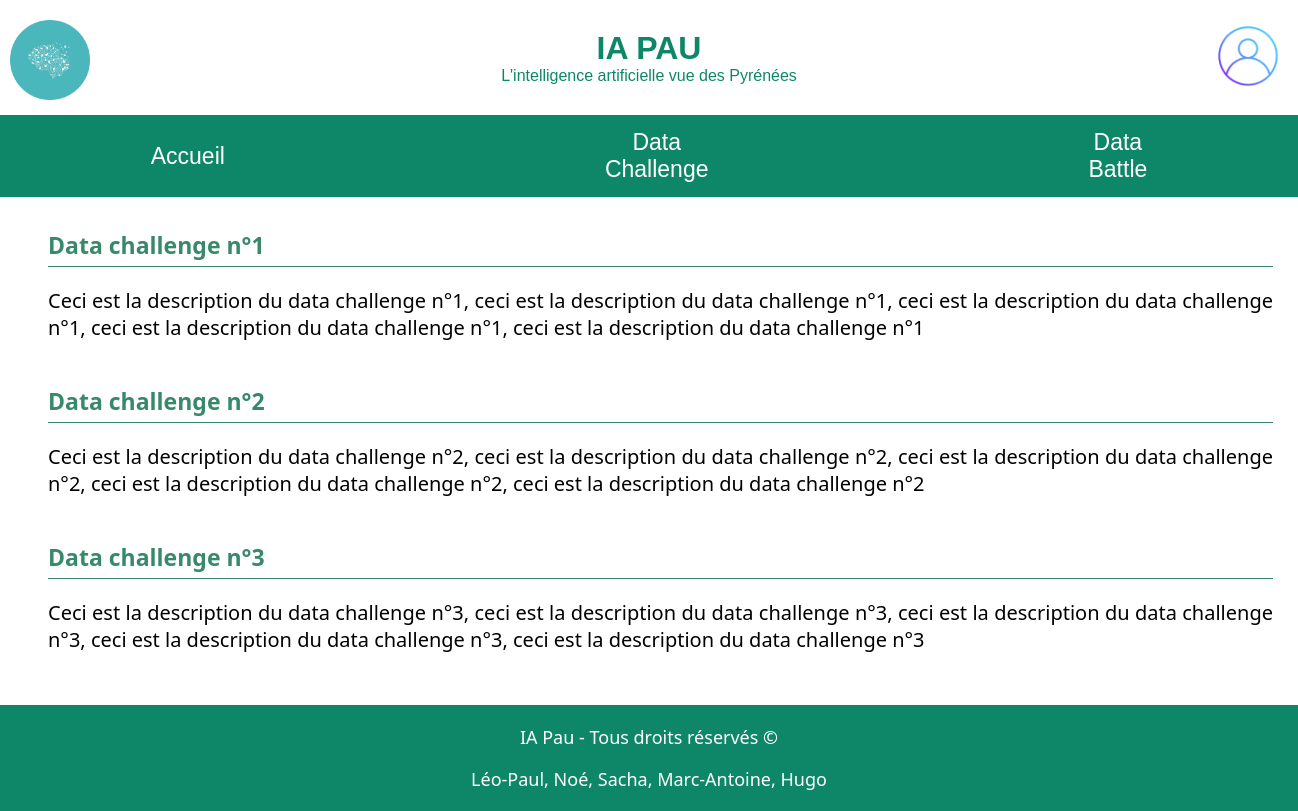
The page /php/liste-data-events.php?typeDataEvent=challenge on the database its author committed.
### tables this page shows
create table DataEvent (
    idDataEvent INTEGER primary key unique not null auto_increment, 
    typeDataEvent ENUM('DataChallenge','DataBattle'),
    dateDebut DATETIME, 
    dateFIN DATETIME,
    dateCreation DATETIME,
    descript TEXT,
    entreprise VARCHAR(100),
    titre VARCHAR(100),
    idGestionnaire INTEGER,
    foreign key fk_Gestionnaire(idGestionnaire) references Utilisateur(idUtilisateur)
);

### php/bdd.php (called while the page is built, shortened)
<?php
function getAllFromRequest($mysqlClient,$request) {
    try {
        $statement = $mysqlClient->prepare($request);
        $statement->execute();
        $tableau = $statement->fetchAll();
        return $tableau;
    }
    catch(Exception $e) {
        die('Erreur : ' . $e->getMessage());
    }
}
?>

### php/liste-data-events.php (the view, shortened to what this page needs)
<?php
    include("../php/bdd.php");
?>
<!DOCTYPE HTML>
<html>
    <head>
        <link rel="stylesheet" type="text/css" href="../css/general.css" />
        <link rel="stylesheet" type="text/css" href="../css/header.css" />
        <link rel="stylesheet" type="text/css" href="../css/footer.css" />
        <link rel="stylesheet" type="text/css" href="../css/liste-data-events.css" />
    </head>
    <body>
        <?php
            include("header.php");
        ?>
        <main>
            <?php
                $conn = connexion($serveur, $bdd, $user, $pass);
                if ($_SESSION["typeDataEvent"] == "challenge") {
                    $requete = "SELECT * FROM DataEvent WHERE typeDataEvent='DataChallenge';";
                    $resultat = getAllFromRequest($conn, $requete);
                }
                else if ($_SESSION["typeDataEvent"] == "battle") {
                    $requete = "SELECT * FROM DataEvent WHERE typeDataEvent='DataBattle';";
                    $resultat = getAllFromRequest($conn, $requete);
                }
                $nbrResultats = count($resultat);
                echo "<div id='liste-events'>";
                for ($i=0; $i<$nbrResultats; $i++) {
                    echo "
                    <div class='event'>
                        <a href='../php/data-event.php?idDataEvent=".$resultat[$i]["idDataEvent"]."'>
                            <div class='titre-event'>
                                <span>".$resultat[$i]["titre"]."</span>
                            </div>
                            <p>".$resultat[$i]["descript"]."</p>
                        </a>
                    </div>
                    ";
                }
                echo "</div>";
            ?>
        </main>
        <footer>
            <?php
                include("footer.php");
            ?>
        </footer>
    </body>
</html>

### php/header.php (shortened to what this page needs)
<link rel="stylesheet" type="text/css" href="/css/header.css" />
<header>
    <div class="banniere">
        <a href="/index.php">
            <img src="/img/iapau_round.png" id="logo"/>
        </a>
        <div class="text"></a>
            <h1>IA PAU</h1>
            <p>L'intelligence artificielle vue des Pyrénées</p>
        </div>
        <div id="profilHeader">
            <a href=<?php if ($_SESSION["estConnecte"]) {echo("/php/profil.php");} else { echo("/php/connexion/connexion.php");}?>> <img id="Client" src="/img/Client.png" alt="Client"/> </a>
        </div>
    </div>
    <div class="menu-banniere">
        <a href="/index.php">Accueil</a>
        <a href="/php/liste-data-events.php?typeDataEvent=challenge">Data Challenge</a>
        <a href="/php/liste-data-events.php?typeDataEvent=battle">Data Battle</a>
    </div>
</header>

### php/footer.php
<footer>
    <p>IA Pau - Tous droits réservés ©</p>
    <p>Léo-Paul, Noé, Sacha, Marc-Antoine, Hugo</p>
</footer>

### css/general.css (style rules this page uses)
body { margin: 0px; padding: 0px; }
main { font-family: system-ui, -apple-system, BlinkMacSystemFont, 'Segoe UI', Roboto, Oxygen, Ubuntu, Cantarell, 'Open Sans', 'Helvetica Neue', sans-serif; margin: 25px; }
a { text-decoration: none; }

### css/header.css (style rules this page uses)
body { margin: 0; font-family: "montserrat", sans-serif; }
.banniere { background-color: white; display: flex; align-items: center; justify-content: center; text-align: center; paddING: 20px; }
.banniere p { color: #0E8769; text-align: center; margin-top: 0; margin-bottom: 10px; }
.menu-banniere a { color: white; font-size: 23px; padding: 14px 190px 14px; width: 25%; text-decoration: none; transition: 0.4s ease; }
.menu-banniere { background-color: #0E8769; display: flex; align-items: center; justify-content: center; text-align: center; }
.banniere h1 { color: #0E8769; font-family: "montserrat", sans-serif; text-align: center; display: inline-block; margin-top: 10px; margin-bottom:0; }
#profilHeader { position: absolute; display: flex; right: 10px; align-items: center; }
#Client { top : 30px; height : 60px; padding: 10px; }
#logo { position : absolute; top : 20px; left: 10px; height : 80px; }

### css/footer.css (style rules this page uses)
footer { font-family: system-ui, -apple-system, BlinkMacSystemFont, 'Segoe UI', Roboto, Oxygen, Ubuntu, Cantarell, 'Open Sans', 'Helvetica Neue', sans-serif; padding: 1px 0px 1px 0px; left: 0px; bottom: 0px; background-color: #0E8769; width: 100%; text-align: center; font-size: 18px; color: white; }

### css/liste-data-events.css (style rules this page uses)
#liste-events a { color: black; transition: 0.3s ease; }
#liste-events .event { border-left: 3px solid rgba(255, 255, 255, 0); transition: 0.3s ease; }
#liste-events .event { padding-top: 7px; padding-bottom: 7px; margin-top: 10px; margin-bottom: 10px; padding-left: 20px; font-size: 20px; text-align: justify; }
#liste-events .event .titre-event { font-weight: bold; font-size: 20px; border-bottom: 1px solid rgb(56, 136, 106); padding-bottom: 5px; color: rgb(56, 136, 106); font-size: 23px; }

### rows shown on the page
dataevent: titre "Data challenge n°1", descript "Ceci est la description du data challenge n°1, ceci est la description du data challenge n°1, ceci est la description du data challenge n°1, ceci est la description du data challenge n°1, ceci est la description du data challenge n°1"
dataevent: titre "Data challenge n°2", descript "Ceci est la description du data challenge n°2, ceci est la description du data challenge n°2, ceci est la description du data challenge n°2, ceci est la description du data challenge n°2, ceci est la description du data challenge n°2"
dataevent: titre "Data challenge n°3", descript "Ceci est la description du data challenge n°3, ceci est la description du data challenge n°3, ceci est la description du data challenge n°3, ceci est la description du data challenge n°3, ceci est la description du data challenge n°3"
